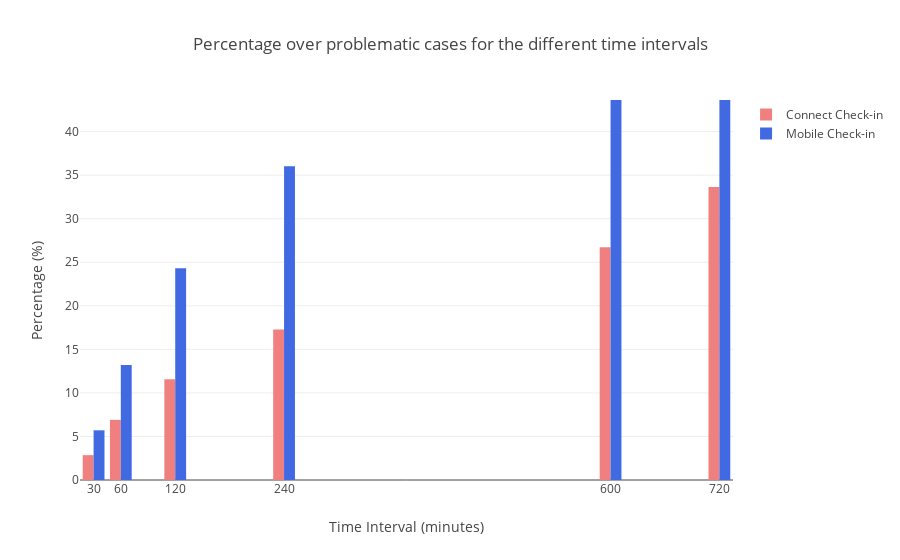

Notebook code for this chart:
### Code cell
# Create Plotly figure
fig = go.Figure()

# Add bars for connect check-in cases
fig.add_trace(go.Bar(
    x=time_intervals,
    y=percentages_connect,
    name='Connect Check-in',
    marker_color='lightcoral'
))

# Add bars for mobile check-in cases
fig.add_trace(go.Bar(
    x=time_intervals,
    y=percentages_mobile,
    name='Mobile Check-in',
    marker_color='royalblue'
))

# Update the layout
fig.update_layout(
    title='Percentage over problematic cases for the different time intervals',
    xaxis_title='Time Interval (minutes)',
    yaxis_title='Percentage (%)',
    barmode='group',  # Group the bars
    xaxis=dict(tickmode='array', tickvals=time_intervals),
    yaxis=dict(range=[0, max(max(percentages_connect), max(percentages_mobile_over_total)) + 10])
)

# Show the chart in Streamlit
fig.show()

### Figure 1 — Plotly figure (JSON) as saved in the notebook; plotly's stock layout.template omitted (floating-point values rounded to 4 significant figures)
{"data": [{"marker": {"color": "lightcoral"}, "name": "Connect Check-in", "type": "bar", "x": [30, 60, 120, 240, 600, 720], "y": [2.853, 6.907, 11.56, 17.27, 26.73, 33.63]}, {"marker": {"color": "royalblue"}, "name": "Mobile Check-in", "type": "bar", "x": [30, 60, 120, 240, 600, 720], "y": [5.706, 13.21, 24.32, 36.04, 54.5, 66.37]}], "layout": {"barmode": "group", "title": {"text": "Percentage over problematic cases for the different time intervals"}, "xaxis": {"tickmode": "array", "tickvals": [30, 60, 120, 240, 600, 720], "title": {"text": "Time Interval (minutes)"}}, "yaxis": {"range": [0, 43.63], "title": {"text": "Percentage (%)"}}}}
